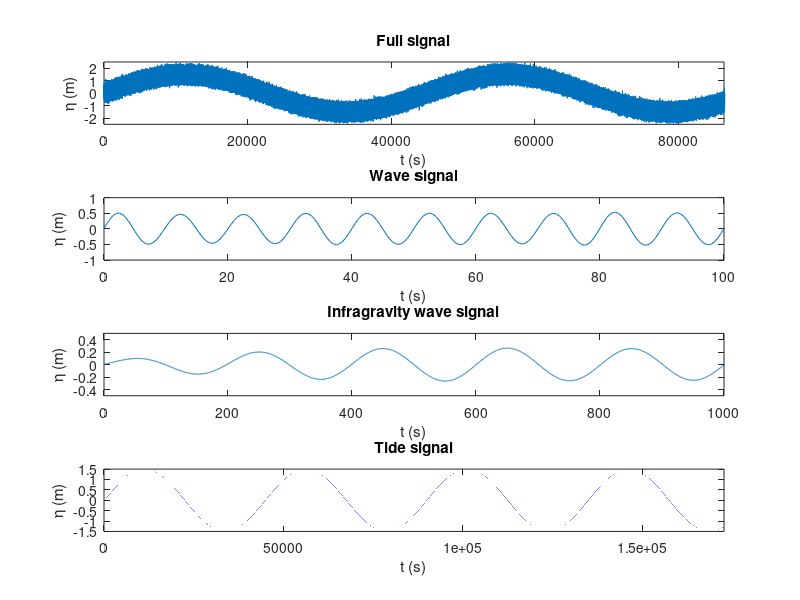

Write the MATLAB code that produced this figure.
%ce 640 / oc 512
%hw 8 solution
%d. hill

clear all
close all

%create the time series of data.
%specificy amplitudes and phases
A=[0.5 0.25 1.5];
T=[10 200 12.5*3600];

%create time vector
dt=0.5;
t=0:dt:7*24*3600;

%calculate sampling frequency
fs=1/dt;

%sum the three sin waves
signal=sum(A'.*sin(2*pi./T'.*repmat(t,[3,1])));

%add random noise
signal=signal+0.1*randn(size(signal));

%note: the sampling frequency (with dt = 0.5s) is 2 Hz. One half of this is
%1 Hz. Also note: the frequencies of our three waves are 0.1 Hz, 0.005 Hz,
%and 2.2e-5 Hz.

%isolate wave: We need to 'bracket' the wave frequency with two cutoffs. 
%In other words, we need to do a bandpass to cut out the low frequency stuff
%and cut out the high frequency noise. If we use 0.15 and 0.08 Hz as 
%limits, that should work. We compute our 'normalized' cutoffs as the 
%actual cutoffs divided by 1/2 the sampling rate (which is 1 for this
%problem). Note that the quality of your result will vary strongly with how
%close your cutoff frequencies are compared to the frequency you are trying
%to isolate.
Wn=[0.08 0.15]/(fs/2);
[B,A]=butter(3,Wn); %this will do a bandpass
signal_wave=filtfilt(B,A,signal);

%isolate infragravity wave.
Wn=[.004 .006]/(fs/2);
[B,A]=butter(3,Wn); %this will do a bandpass
signal_ig=filtfilt(B,A,signal);

%isolate tide wave. Here we just do a lowpass.
Wn=[1e-4]/(fs/2);
[B,A]=butter(3,Wn,'low'); %this will do a bandpass

signal_tide=filtfilt(B,A,signal);

%let's plot the results. I will set axes for each subplot for good
%readability.
figure(1)
subplot(4,1,1);
plot(t,signal);
axis([0 86400 -2.5 2.5])
xlabel('t (s)'); ylabel('\eta (m)')
title('Full signal');

subplot(4,1,2)
plot(t,signal_wave);
xlabel('t (s)'); ylabel('\eta (m)')
axis([0 100 -1 1]);
title('Wave signal')

subplot(4,1,3)
plot(t,signal_ig);
xlabel('t (s)'); ylabel('\eta (m)')
axis([0 1000 -.5 .5])
title('Infragravity wave signal')

subplot(4,1,4)
plot(t,signal_tide);
xlabel('t (s)'); ylabel('\eta (m)')
axis([0 2*86400 -1.5 1.5])
title('Tide signal')
